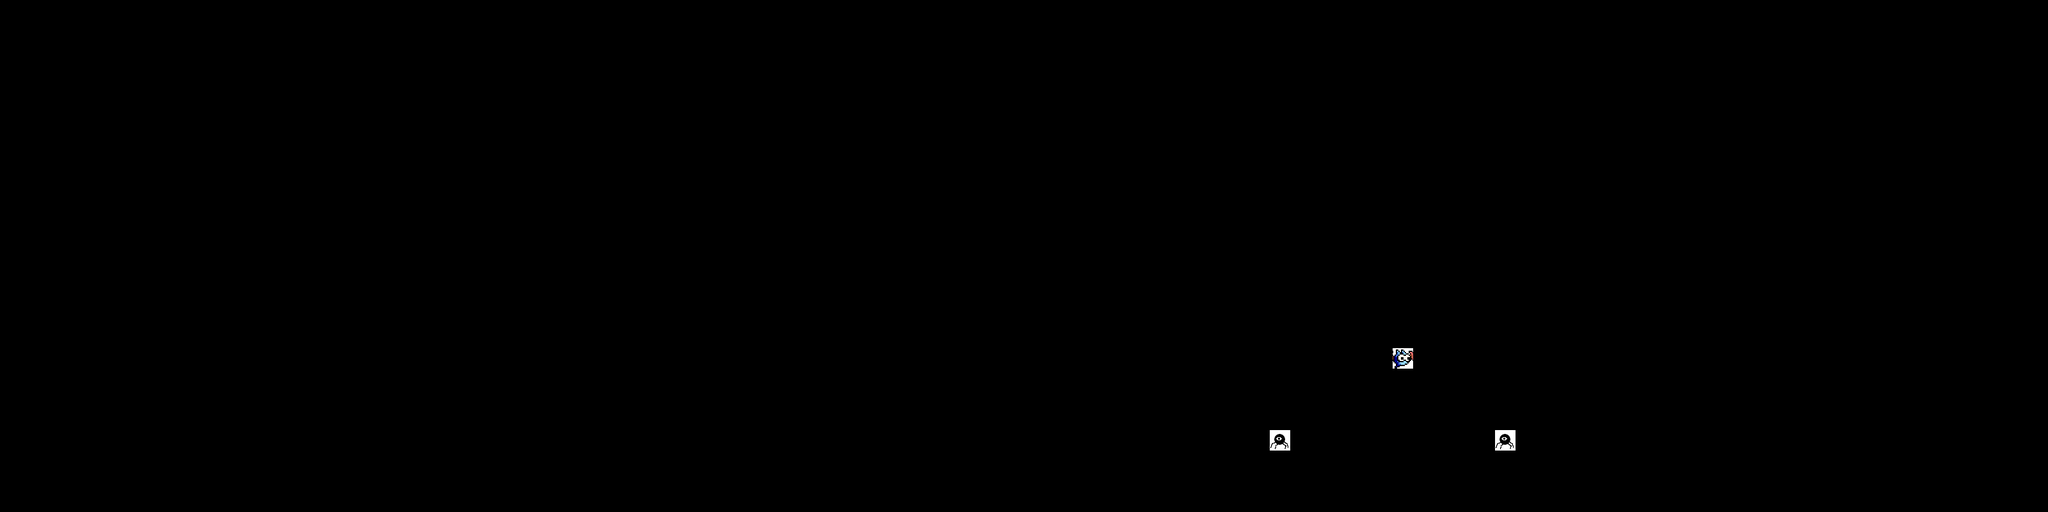

This game map was drawn from its Tiled (.tmx) file and the tilesets committed beside it. A one-line description and the trimmed map source follow:
An orthogonal 100x25 tile map with 32x32 px tiles, 3 tile layers (normal, launchenemy, launchgimmick), 3 tilesets.

<map version="1.0" orientation="orthogonal" renderorder="right-down" width="100" height="25" tilewidth="32" tileheight="32" nextobjectid="1">
 <tileset firstgid="1" name="mapChip" tilewidth="32" tileheight="32" tilecount="100" columns="10">
  <image source="../Images/mapChip/mapChip.png" width="320" height="320" />
 </tileset>
 <tileset firstgid="101" name="launchEnemyMapChip" tilewidth="32" tileheight="32" tilecount="30" columns="5">
  <image source="../Images/mapChip/launchEnemyMapChip.png" width="160" height="192" />
 </tileset>
 <tileset firstgid="131" name="launchGimmickMapChip" tilewidth="32" tileheight="32" tilecount="25" columns="5">
  <image source="../Images/mapChip/launchGimmickMapChip.png" width="160" height="160" />
 </tileset>
 <layer name="normal" width="100" height="25">
  <data>[2500 cells, 442 non-empty, 1 distinct tile ids]</data>
 </layer>
 <layer name="launchenemy" width="100" height="25">
  <data>[2500 cells, 3 non-empty, 2 distinct tile ids]</data>
 </layer>
 <layer name="launchgimmick" width="100" height="25">
  <data>[2500 cells, 0 non-empty, 0 distinct tile ids]</data>
 </layer>
</map>
